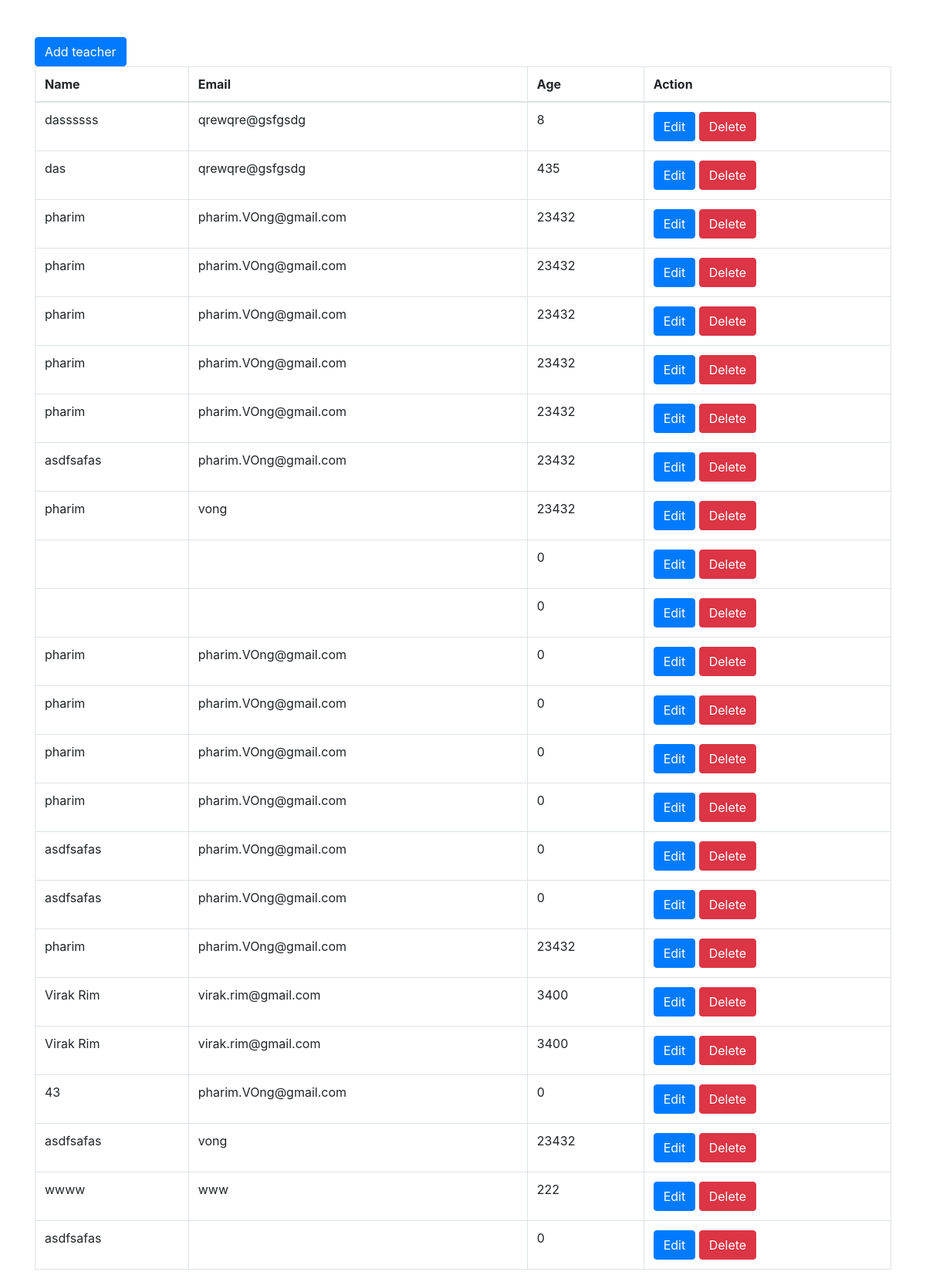
The page / on the database its author committed.
### tables this page shows
CREATE TABLE `tbl_teacher` (
  `tea_id` int(11) NOT NULL,
  `tea_name` varchar(200) NOT NULL,
  `tea_email` varchar(200) NOT NULL,
  `tea_age` int(20) NOT NULL
);

### index.php (called while the page is built)
<?php
    include_once "model/model.php";
    include_once "controller/controller.php";
    include_once "view/template.php";
?>

### model/model.php (called while the page is built, shortened)
<?php
    function show_view(){
    include "connection.php";
    $sql = "select *from tbl_teacher";
    $result=mysqli_query($connection,$sql);
    return $result;
    }
?>

### controller/controller.php (called while the page is built, shortened)
<?php
    function getModel(){
        $data=show_view();
        return $data;
    }
?>

### view/page/view.php (the view, shortened to what this page needs)
<!DOCTYPE html>
<html lang="en">
<head>
    <link rel="stylesheet" href="https://maxcdn.bootstrapcdn.com/bootstrap/4.3.1/css/bootstrap.min.css">
</head>
<body>
    <br>
    <div class="container mt-4">
    <a href="view/page/add.php" class="btn btn-primary">Add teacher</a>
        <table class="table table-bordered">
            <thead>
                <tr>
                    <tr>
                        <th>Name</th>
                        <th>Email</th>
                        <th>Age</th>
                        <th>Action</th>
                    </tr>
                </tr>
            </thead>
            <tbody>
            <?php
                $result=getModel();
                foreach($result as $data):
            ?>
                <tr>
                    <td><?php echo $data['tea_name']?></td>
                    <td><?php echo $data['tea_email']?></td>
                    <td><?php echo $data['tea_age']?></td>
                    <td>
                       <a href="#" class="btn btn-primary">Edit</a>
                       <a href="#" class="btn btn-danger ">Delete</a>
                    </td>
                </tr>
                <?php
                endforeach;
                ?>
            </tbody>
        </table>
    </div>
</body>
</html>

### view/template.php
<link rel="stylesheet" href="https://maxcdn.bootstrapcdn.com/bootstrap/4.3.1/css/bootstrap.min.css">
<?php
    include "page/view.php";
?>

### rows shown on the page
tbl_teacher: tea_name "dassssss", tea_email "qrewqre@gsfgsdg", tea_age "8"
tbl_teacher: tea_name "das", tea_email "qrewqre@gsfgsdg", tea_age "435"
tbl_teacher: tea_name "pharim", tea_email "pharim.VOng@gmail.com", tea_age "23432"
tbl_teacher: tea_name "pharim", tea_email "pharim.VOng@gmail.com", tea_age "23432"
tbl_teacher: tea_name "pharim", tea_email "pharim.VOng@gmail.com", tea_age "23432"
tbl_teacher: tea_name "pharim", tea_email "pharim.VOng@gmail.com", tea_age "23432"
tbl_teacher: tea_name "pharim", tea_email "pharim.VOng@gmail.com", tea_age "23432"
tbl_teacher: tea_name "asdfsafas", tea_email "pharim.VOng@gmail.com", tea_age "23432"
tbl_teacher: tea_name "pharim", tea_email "vong", tea_age "23432"
tbl_teacher: tea_age "0"
tbl_teacher: tea_age "0"
tbl_teacher: tea_name "pharim", tea_email "pharim.VOng@gmail.com", tea_age "0"
tbl_teacher: tea_name "pharim", tea_email "pharim.VOng@gmail.com", tea_age "0"
tbl_teacher: tea_name "pharim", tea_email "pharim.VOng@gmail.com", tea_age "0"
tbl_teacher: tea_name "pharim", tea_email "pharim.VOng@gmail.com", tea_age "0"
tbl_teacher: tea_name "asdfsafas", tea_email "pharim.VOng@gmail.com", tea_age "0"
tbl_teacher: tea_name "asdfsafas", tea_email "pharim.VOng@gmail.com", tea_age "0"
tbl_teacher: tea_name "pharim", tea_email "pharim.VOng@gmail.com", tea_age "23432"
tbl_teacher: tea_name "Virak Rim", tea_email "virak.rim@gmail.com", tea_age "3400"
tbl_teacher: tea_name "Virak Rim", tea_email "virak.rim@gmail.com", tea_age "3400"
tbl_teacher: tea_name "43", tea_email "pharim.VOng@gmail.com", tea_age "0"
tbl_teacher: tea_name "asdfsafas", tea_email "vong", tea_age "23432"
tbl_teacher: tea_name "wwww", tea_email "www", tea_age "222"
tbl_teacher: tea_name "asdfsafas", tea_age "0"
